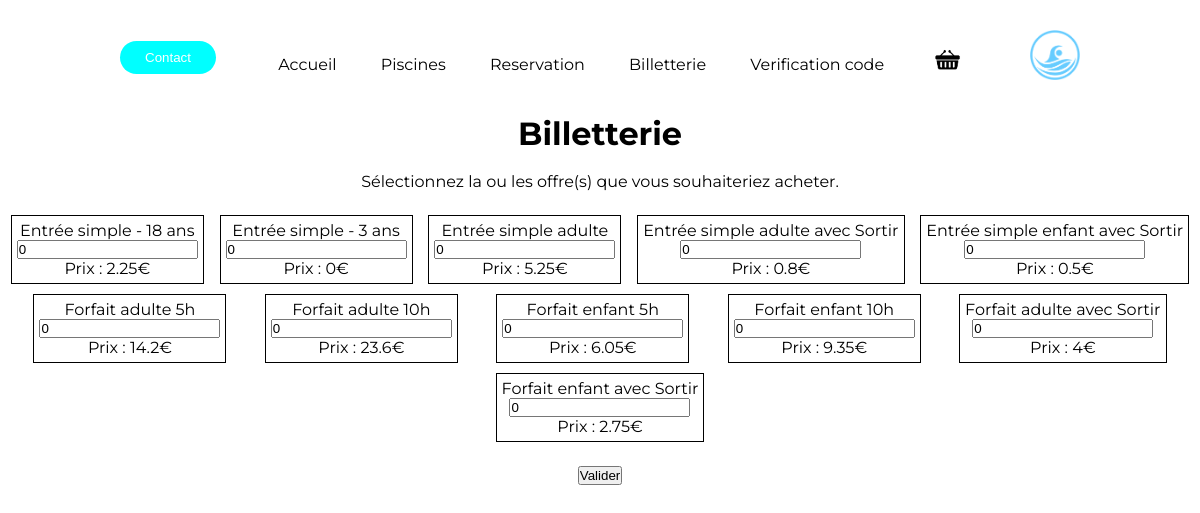
The app's page /Piscine/billetterie with its own data.
### tables this page shows
CREATE TABLE IF NOT EXISTS `Formule` (
  `id` int NOT NULL AUTO_INCREMENT,
  `nom` varchar(255) NOT NULL,
  `type` enum('Entrée simple','Entrée simple avec dispositif Sortir','Forfait horaire','Forfait horaire avec dispositif Sortir') NOT NULL,
  `prix` float NOT NULL,
  `periode_validite` int NOT NULL DEFAULT '31536000',
  `description` varchar(255) NOT NULL,
  PRIMARY KEY (`id`)
);

### Piscine/db/ConnexionBD.php (called while the page is built, shortened)
<?php
class ConnexionBD
{
    public static function getInstance()
    {
        if (!isset($instance)) {
            try {
                $nomServeur = "localhost";
                $utilisateur = "root";
                $motDePasse = "";
                $nomBaseDonnees = "chicosydu2";
                $instance = new PDO(
                    'mysql:host=' . $nomServeur .
                        ';dbname=' . $nomBaseDonnees .
                        ';charset=utf8',
                    $utilisateur,
                    $motDePasse
                );
            } catch (Exception $e) {
                die('Erreur : ' . $e->getMessage());
            }
        }
        return $instance;
    }
}

### Piscine/db/DAO.php (called while the page is built, shortened)
<?php
require_once("ConnexionBD.php");
class DAO
{
    public static function Select($tableName, $conditions = array())
    {
        $query = "SELECT * FROM " . $tableName;
        $statement = ConnexionBD::getInstance()->prepare($query);
        $statement->execute($conditions);
        return $statement->fetchAll(PDO::FETCH_ASSOC);
    }
}

### Piscine/db/FormuleDAO.php (called while the page is built, shortened)
<?php
require_once("DAO.php");
require_once("model/Formule.php");
class FormuleDAO
{
    public static function list()
    {
        $formulesBD = DAO::Select('Formule');
        $listFromules = [];
        foreach ($formulesBD as $key => $formule) {
            $listFromules[] = new Formule(
                $formule['id'],
                $formule['nom'],
                $formule['type'],
                $formule['prix'],
                $formule['periode_validite'],
                $formule['description']
            );
        }
        return $listFromules;
    }
}

### Piscine/model/Formule.php (called while the page is built, shortened)
<?php
class Formule
{
    private $id;
    private $nom;
    private $prix;
    public function getId()
    {
        return $this->id;
    }
    public function getNom()
    {
        return $this->nom;
    }
    public function getPrix()
    {
        return $this->prix;
    }
    public function __construct($id, $nom, $type, $prix, $periodeValidite, $description)
    {
        $this->id = $id;
        $this->nom = $nom;
        $this->prix = $prix;
    }
}

### Piscine/controler/billeterie.php (the view, shortened to what this page needs)
<?php
require_once($_SERVER['DOCUMENT_ROOT'] . '/Piscine/db/FormuleDAO.php');
$listeFormules = FormuleDAO::list();
foreach ($listeFormules as $key => $formule) {
    $reponse = "0";
     echo '<div class="FormPost billetterie-element">
     <p class="Formule">' .$formule->getNom().'</p>
     <input type="number" id="'.$formule->getId().'" name="'.$formule->getId().'" value="'.$reponse.'"  min="0">
     <p>Prix : '.$formule->getPrix().'€</p></div>';
}

### Piscine/assets/css/selection-element.css (style rules this page uses)
body { font-family: 'Montserrat', sans-serif; }

### Piscine/assets/css/style.css (style rules this page uses)
* { box-sizing: border-box; margin: 0; padding: 0; }
.billetterie-element { border: 1px solid black; width:fit-content; padding: 5px; margin: 5px; display: flex; flex-direction: column; align-items: center; }
.billetterie-element>p { width:fit-content; }

### records on screen
formule: nom "Entrée simple - 18 ans", value "0", prix "2.25"
formule: nom "Entrée simple - 3 ans", value "0", prix "0"
formule: nom "Entrée simple adulte", value "0", prix "5.25"
formule: nom "Entrée simple adulte avec Sortir", value "0", prix "0.8"
formule: nom "Entrée simple enfant avec Sortir", value "0", prix "0.5"
formule: nom "Forfait adulte 5h", value "0", prix "14.2"
formule: nom "Forfait adulte 10h", value "0", prix "23.6"
formule: nom "Forfait enfant 5h", value "0", prix "6.05"
formule: nom "Forfait enfant 10h", value "0", prix "9.35"
formule: nom "Forfait adulte avec Sortir", value "0", prix "4"
formule: nom "Forfait enfant avec Sortir", value "0", prix "2.75"
